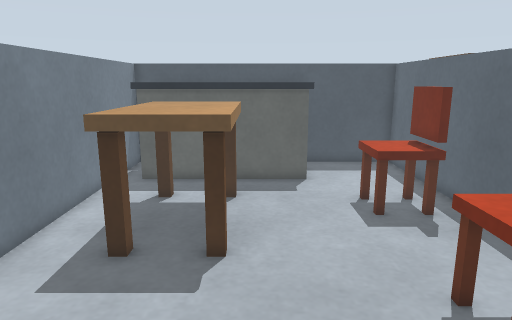
[1] (above)

20 first-person views from a walk through a Gazebo world. The camera is 0.9 m above the floor, tilts 12° down and sees 70° across. The floor is counted in squares, 0.2 m on a side. Each view is taken from the middle of a square. On the plan, view 1 faces up. The plan holds only what a view shows up to about 20 squares ahead; the rest is blank. The place goes on beyond the plan.

[2]
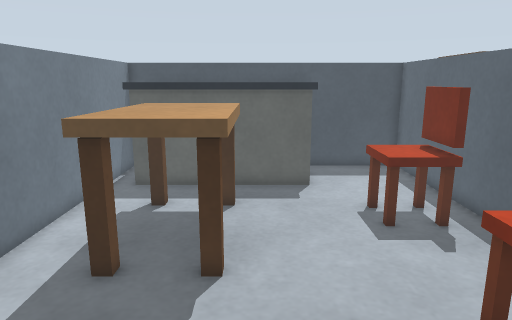

[3]
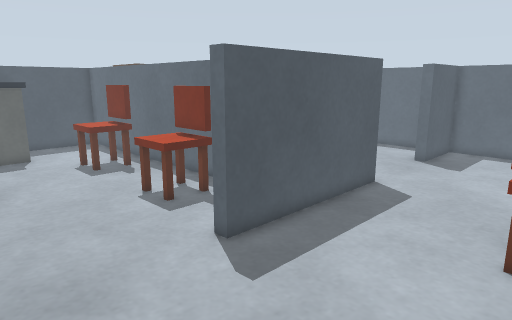

[4]
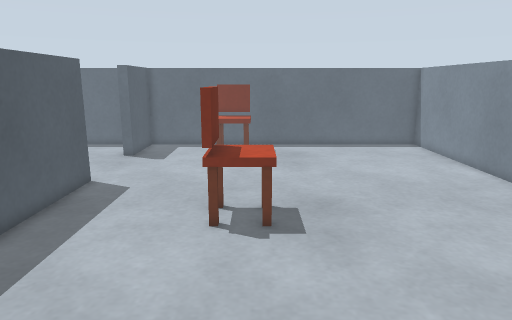

[5]
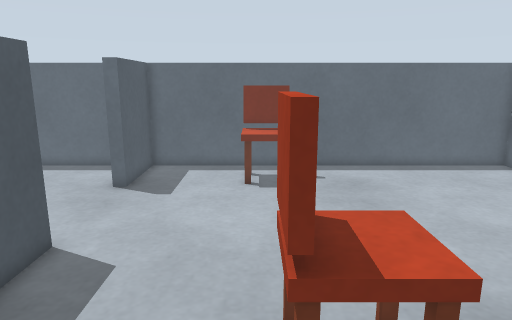

[6]
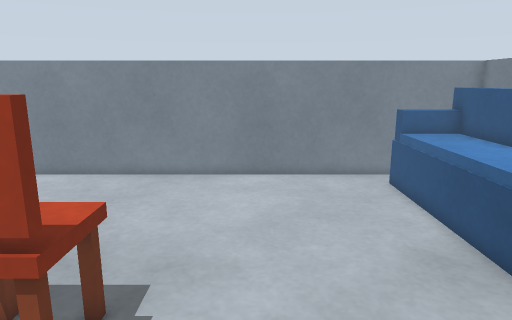

[7]
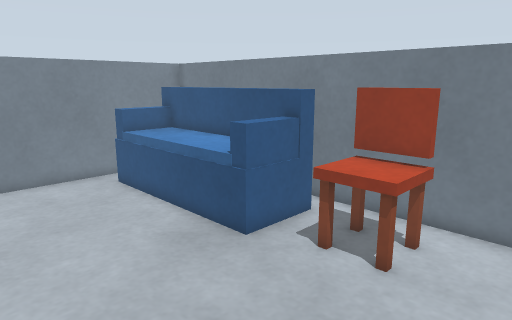

[8]
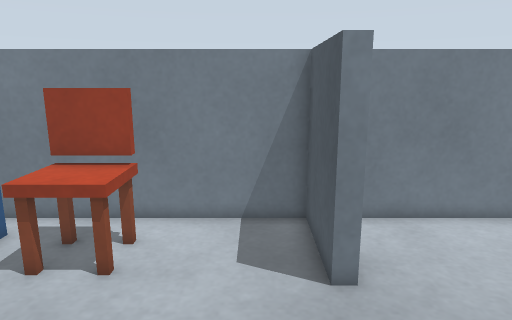

[9]
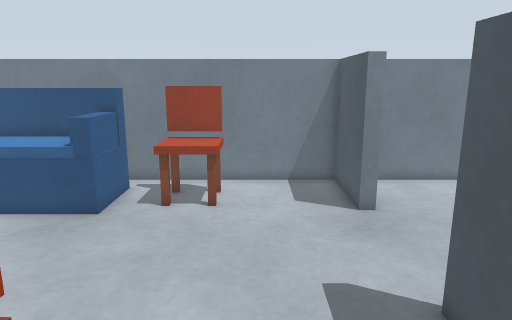

[10]
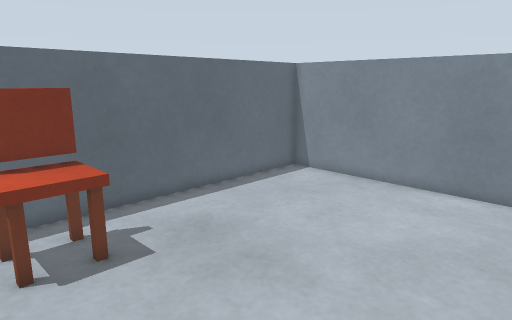

[11]
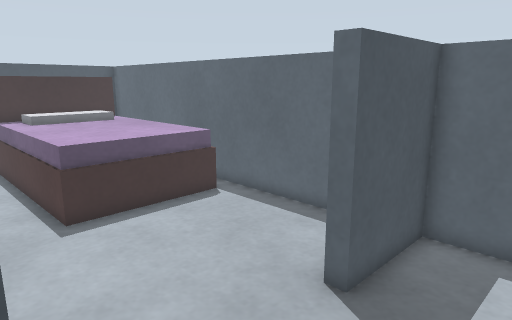

[12]
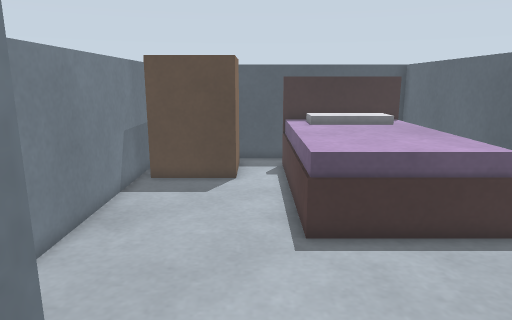

[13]
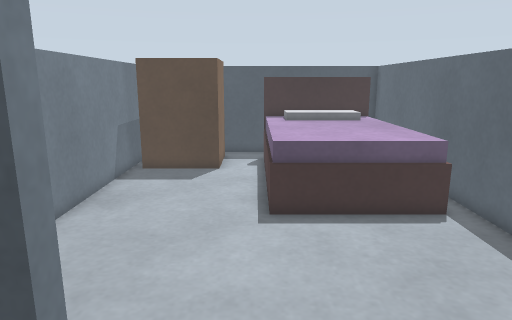

[14]
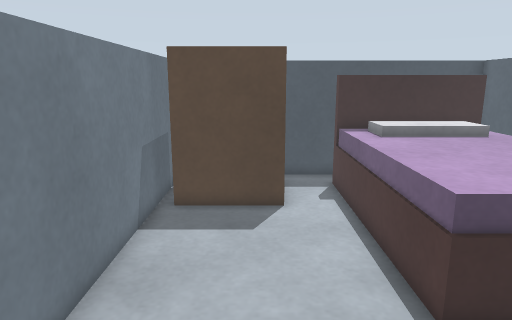

[15]
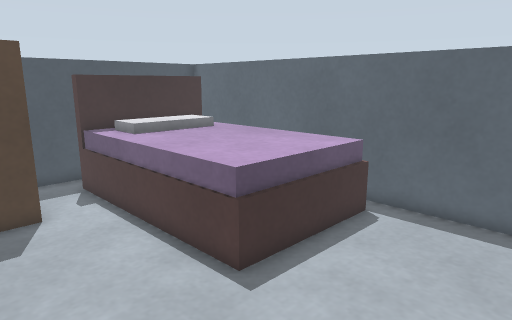

[16]
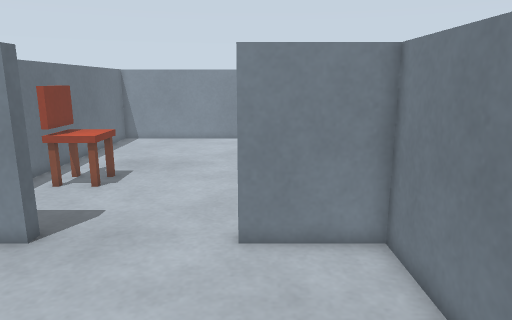

[17]
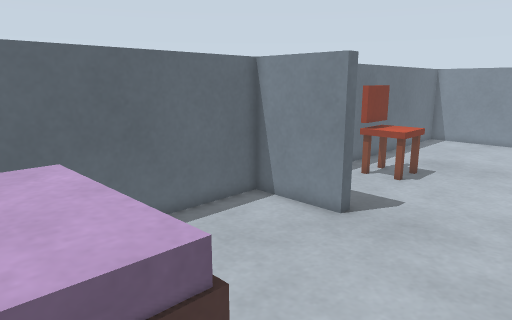

[18]
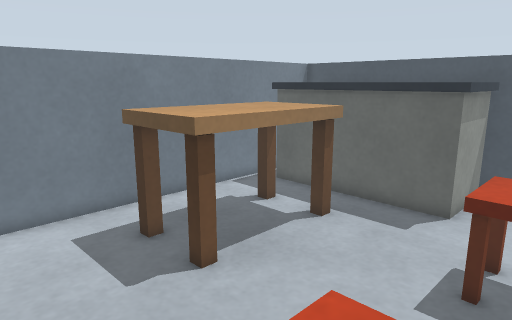

[19]
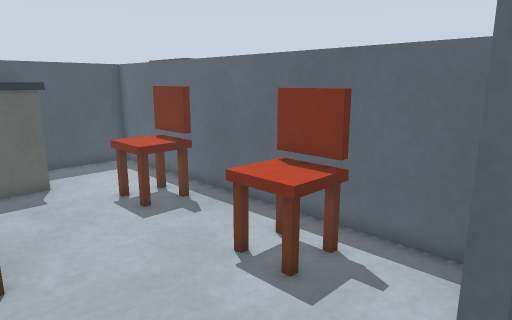

[20]
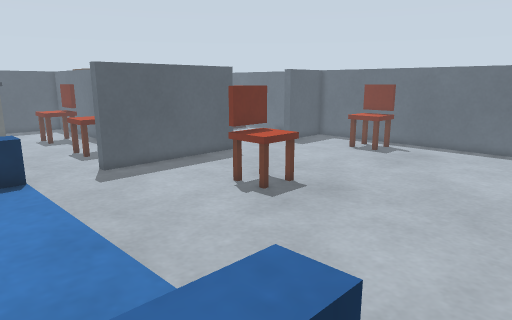

### Floor plan
Key: @ floor where view 1 was taken; # wall or solid block; . floor; C counter; A cabinet; T kitchen table; H chair; S sofa; B bed.
Columns run from 7 left of view 1 to 23 right of it. Each row starts with its distance up from view 1.
 21 ################    ###########
 20 #        C.....#    ....      #
 19 #.       C.....#    A..BBBBBB #
 18 #.       C.....#    A..BBBBBB #
 17 #.CCCCCCCC.....#A   A..BBBBBB #
 16 #..............#AAAAA..BBBBBB #
 15 #..  TT........#.......BBBBBB #
 14 #..TTTT....HHH.#.......BBBBBB #
 13 #..TTTT....HHH.#.......BBBBBB #
 12 #..TTTT....HHH.#.......BBBBBB #
 11 #..TTTT........#.......BBBBBB #
 10 #..TTTT........#.......BBBBBB.#
  9 #..TTTT........#.......BBBBBB.#
  8 #..............#..............#
  7 #..........HHH.#..............#
  6 #..........HHH.#..............#
  5 #..........HHH.#..............#
  4 #..............#..............#
  3 #..............#..............#
  2 #..............#..............#
  1 #####......#########......#####
  0 #......@......................#
 -1 #.............................#
 -2 #.............................#
 -3 #.............................#
 -4 #.............................#
 -5 #.HHH.....................HHH.#
 -6 #.HHH.........HHH.........HHH.#
 -7 #.............HHH.............#
 -8 #.............................#
 -9 #.SSSS........................#
-10 # SSSS........................#
-11 # SSSS........................#
-12 # SSSS........................#
-13 # SSSS........................#
-14 # SSSS........................#
-15 # SSSS........................#
-16 # SSSS........................#
-17 # SSSS........................#
-18 #  . .........................#
-19 ###############################

Where each view was taken, in squares from view 1:
view 1: 0 up, 0 right, facing up
view 2: 1 up, 0 right, facing up
view 3: 7 down, 3 left, facing up-right
view 4: 7 down, 4 left, facing right
view 5: 5 down, 3 right, facing right
view 6: 1 down, 4 right, facing down
view 7: 1 down, 5 right, facing down-left
view 8: 1 down, 5 right, facing left
view 9: 3 down, 10 right, facing left
view 10: 3 down, 10 right, facing down-right
view 11: 3 down, 12 right, facing up-right
view 12: 1 down, 14 right, facing up
view 13: 3 down, 15 right, facing up
view 14: 3 up, 12 right, facing up
view 15: 3 up, 10 right, facing up-right
view 16: 11 up, 12 right, facing down
view 17: 12 up, 12 right, facing down-right
view 18: 4 up, 6 right, facing up-left
view 19: 0 up, 2 left, facing up-right
view 20: 18 down, 4 left, facing up-right
